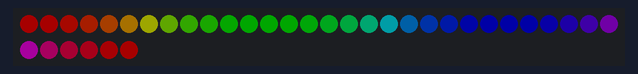
A sketch run on a simulated Arduino Uno, built with avr-gcc and run on an emulated ATmega328P. Shown: 36 RGB LEDs in strip order, left to right, continuing on the next row. Dim RGB values are drawn brighter than linear.

Above: at 0.12 s.
At 2.11 s:
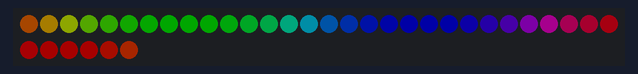
At 4.1 s:
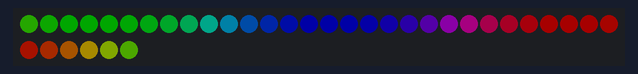
At 8.74 s:
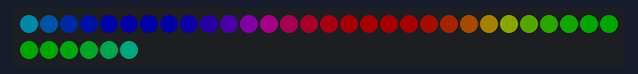
At 13.26 s:
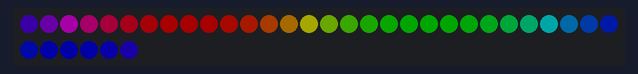
At 17.77 s:
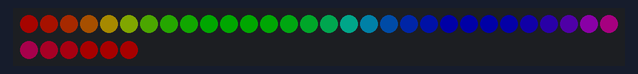

The sketch:

Full_RainbowRoll.ino
```cpp
#include <Adafruit_NeoPixel.h>

#define LED_PIN  18
#define NUM_LEDS 36
#define HALF_PERIOD_MS 5000   // time to go from off to full, or full to off

Adafruit_NeoPixel strip(NUM_LEDS, LED_PIN, NEO_GRB + NEO_KHZ800);


void setup() {
  strip.begin();
  strip.setBrightness(40);  // 0-255; keep low while on USB power
  strip.show();
}

void loop() {
  static uint16_t offset = 0;
  for (int i = 0; i < NUM_LEDS; i++) {
    uint16_t hue = offset + (i * 65536UL / NUM_LEDS);
    strip.setPixelColor(i, strip.gamma32(strip.ColorHSV(hue)));
  }
  strip.show();
  offset += 256;
  delay(20);
}
```

Measured:
- by itself, everything shown: repeats every 17.0 s, in 256 steps
